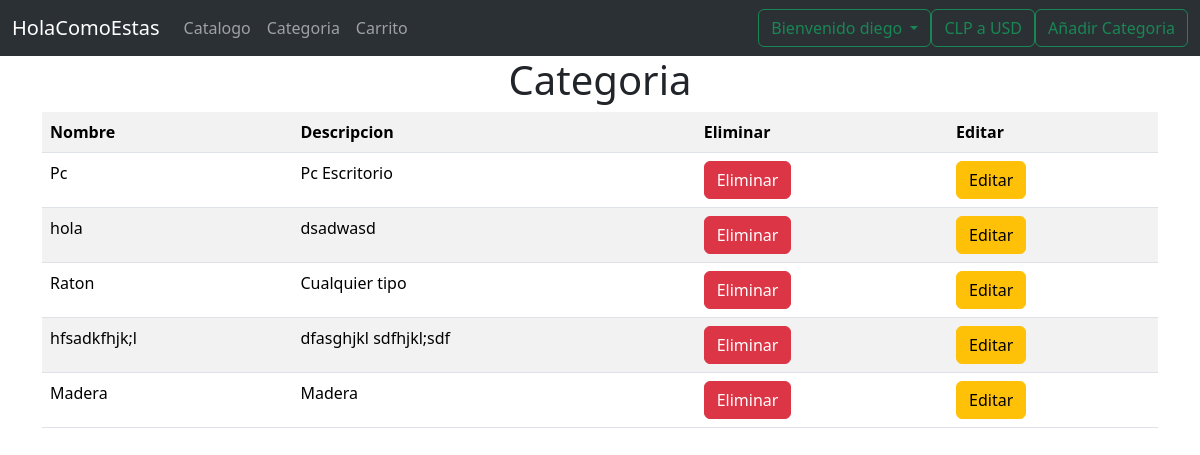
Page /market/listarCategoria (signed in) on the committed database.
### market/models.py (models this page shows, shortened)
class Categoria(models.Model):
    nombre = models.CharField(max_length=50)
    descripcion = models.TextField()

### market/views.py (the view)
# urls.py: path('listarCategoria', views.listarCategoria, name='listarCategoria'),
def listarCategoria(request):
    listadoCategoria = Categoria.objects.all()
    context = {'listado': listadoCategoria}
    return render(request, 'listarCategoria.html', context)

### market/templates/listarCategoria.html (shortened to what this page needs)
{% extends "plantillaBase.html" %}
{% block tituloPrincipal %} Categoria {% endblock %}
{% block boton %}
{% if user.is_superuser %}
<a class="btn btn-outline-success" href="{% url 'anadirCategoriaForm' %}">Añadir Categoria</a>
{% endif %}
{% endblock %}
{% block listado    %}
    <table class="table table-responsive table-striped">
        <tr>
            <th>Nombre</th>
            <th>Descripcion</th>
            {% if request.user.is_authenticated %}
            <th>Eliminar</th>
            <th>Editar</th>
            {% endif %}
        </tr>
    {% for categoria in listado %}
        <tr>
            <td>{{categoria.nombre}}</td>
            <td>{{categoria.descripcion}}</td>
            {% if request.user.is_authenticated %}
            <td><a href="{% url 'eliminarCategoria' categoria.id %}" class="btn btn-danger">Eliminar</a></td>
            <td><a href="{% url 'editarCategoria' categoria.id %}" class="btn btn-warning">Editar</a></td>
            {% endif %}
        </tr>
    {% endfor %}
    </table>
{% endblock %}

### market/templates/plantillaBase.html (shortened to what this page needs)
{% load static %}
<!DOCTYPE html>
<html lang="es">
<head>
    <link href="https://cdn.jsdelivr.net/npm/bootstrap@5.3.3/dist/css/bootstrap.min.css" rel="stylesheet"
>
</head>
<body>
    <header>
        <nav class="navbar navbar-expand-lg bg-body-tertiary" data-bs-theme="dark">
            <div class="container-fluid">
                <a class="navbar-brand" href="{% url 'index' %}">HolaComoEstas</a>
                <div class="collapse navbar-collapse" id="navbarSupportedContent">
                    <ul class="navbar-nav me-auto mb-2 mb-lg-0">
                        <li class="nav-item">
                            <a class="nav-link" href="{% url 'listarProductos' %}">Catalogo</a>
                        </li>
                        <li class="nav-item">
                            <a class="nav-link" href="{% url 'listarCategoria' %}">Categoria</a>
                        </li>
                        <li class="nav-item">
                            <a class="nav-link" href="{% url 'listarCarrito' %}">Carrito</a>
                        </li>
                    </ul>
                    {% if user.is_authenticated %}
                        <li class="nav-item dropdown btn btn-outline-success">
                            <a class="nav-link dropdown-toggle" href="#" id="navbarDropdown" role="button" data-bs-toggle="dropdown" aria-expanded="false">
                                Bienvenido {{ user.username }}
                            </a>
                        </li>
                    {% endif %}
                    <a class="btn btn-outline-success" id="boton-clp-usd" onclick="cambiar()">CLP a USD</a>
                    {%block boton %} {% endblock %}
                </div>
            </div>
        </nav>
    </header>
    <div class="container">
        <h1 class="text-center">{% block tituloPrincipal %}{% endblock %}</h1>
        {% block listado    %}{% endblock %}
    </div>
</body>
</html>

### rows in the picture
Categoria: nombre "Pc", descripcion "Pc Escritorio"
Categoria: nombre "hola", descripcion "dsadwasd"
Categoria: nombre "Raton", descripcion "Cualquier tipo"
Categoria: nombre "hfsadkfhjk;l", descripcion "dfasghjkl sdfhjkl;sdf"
Categoria: nombre "Madera", descripcion "Madera"

### other values in the picture
{{ user.username }} "diego"
